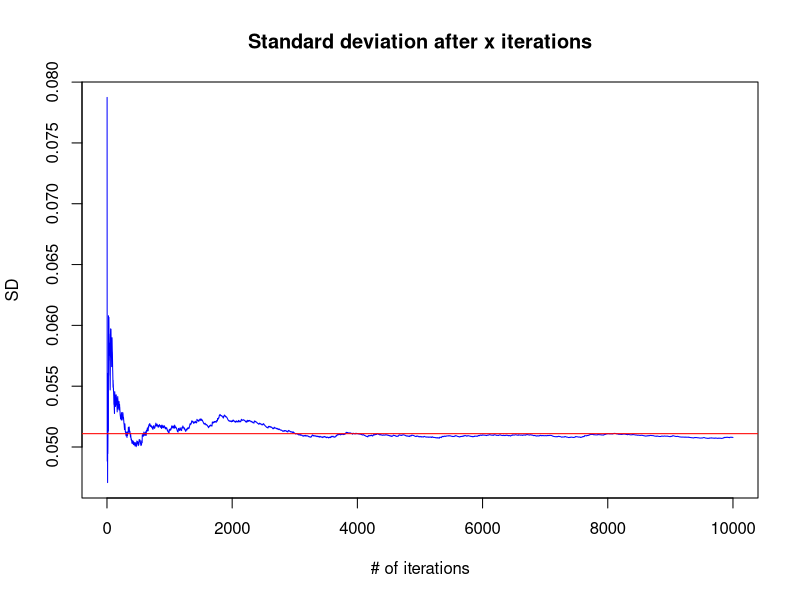
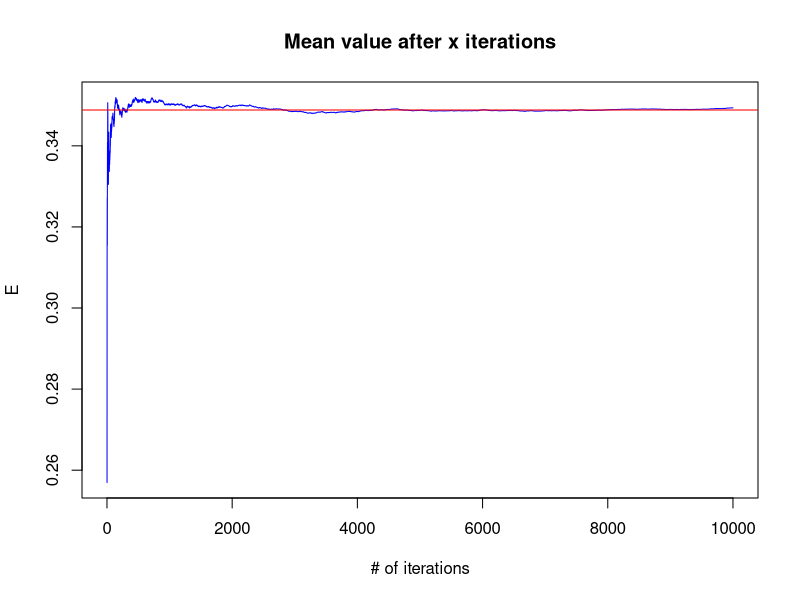
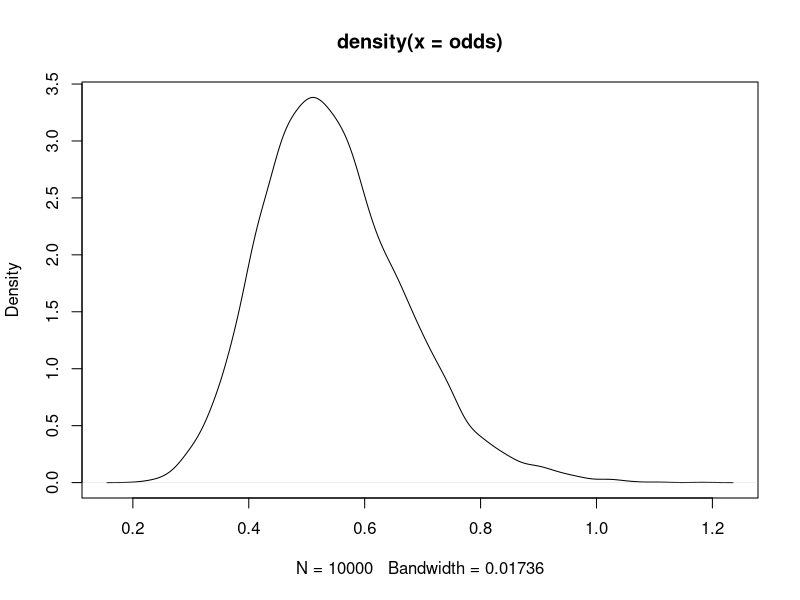
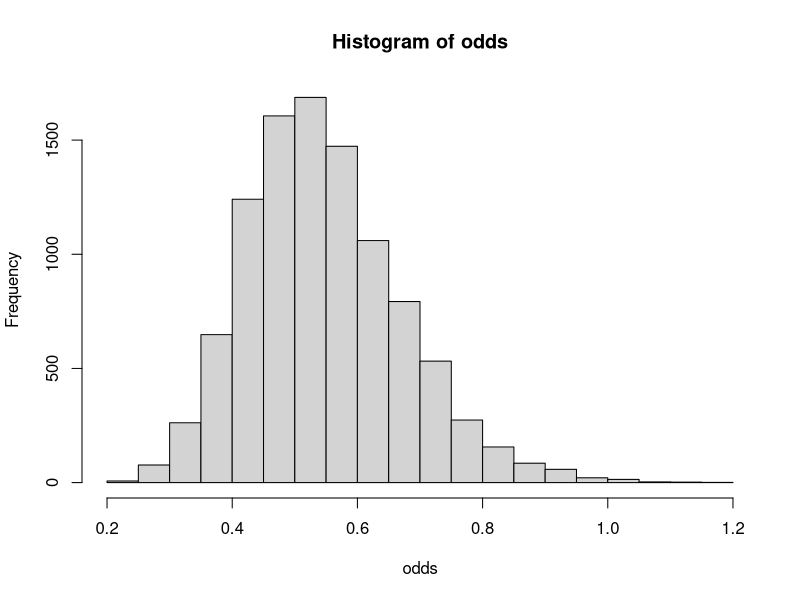

Generate these figures, in order, with R:
n <- 70
s <- 22
f <- n - s
alfa <- 8
beta <- alfa

nDraws <- 10000
#The joint posterior of BETA(a,b) with likelihood bern(theta)
#is BETA(alfa ´+ s, beta + f).
posterior_alfa <- alfa + s
posterior_beta <- beta + f
#Draw from posterior using rbeta
posterior_draws <- as.vector(matrix(ncol = nDraws))
SD <- as.vector(matrix(ncol = nDraws))
E <- as.vector(matrix(ncol = nDraws))
for (n in 1:nDraws) 
{
  posterior_draws[n] <- rbeta(1, posterior_alfa, posterior_beta)
  SD[n] <- sd(posterior_draws[1:n])
  E[n] <- mean(posterior_draws[1:n])
}


#E[theta] of a beta distribution = alfa/(beta + alfa)
true_Exp <- posterior_alfa/(posterior_beta + posterior_alfa)
#V[theta] of a beta distribution = (alfa * beta) / ((alfa + beta)^2 * (alfa + beta + 1)
true_Var <- (posterior_alfa * posterior_beta) / ((posterior_alfa + posterior_beta)^2 * (posterior_alfa + posterior_beta + 1))
true_SD <- sqrt(true_Var)
plot(SD, main = "Standard deviation after x iterations",
     xlab = "# of iterations",
     col = "blue",
     type = 'l')
abline(h = true_SD, col = "red")
plot(E, main = "Mean value after x iterations",
     xlab = "# of iterations",
     col = "blue",
     type = 'l')
abline(h = true_Exp, col = "red")

################################################################
#b)

#pbeta returns p(theta < 0.3 | alfa, beta) -> use 1 - pbeta
pr_true <- (1 - pbeta(0.3,posterior_alfa, posterior_beta))

over <- 0 
under <- 0
for (n in 1:nDraws)
{
  if (posterior_draws[n] > 0.3)
  {
    over <- (over + 1)
  }
  else
  {
    under <- (under + 1)
  }
}
pr_sim <- (over / length(posterior_draws))
cat(pr_sim, pr_true)

################################################################
#c)
odds <- (posterior_draws / (1 - posterior_draws))
plot(density(odds))
hist(odds)
